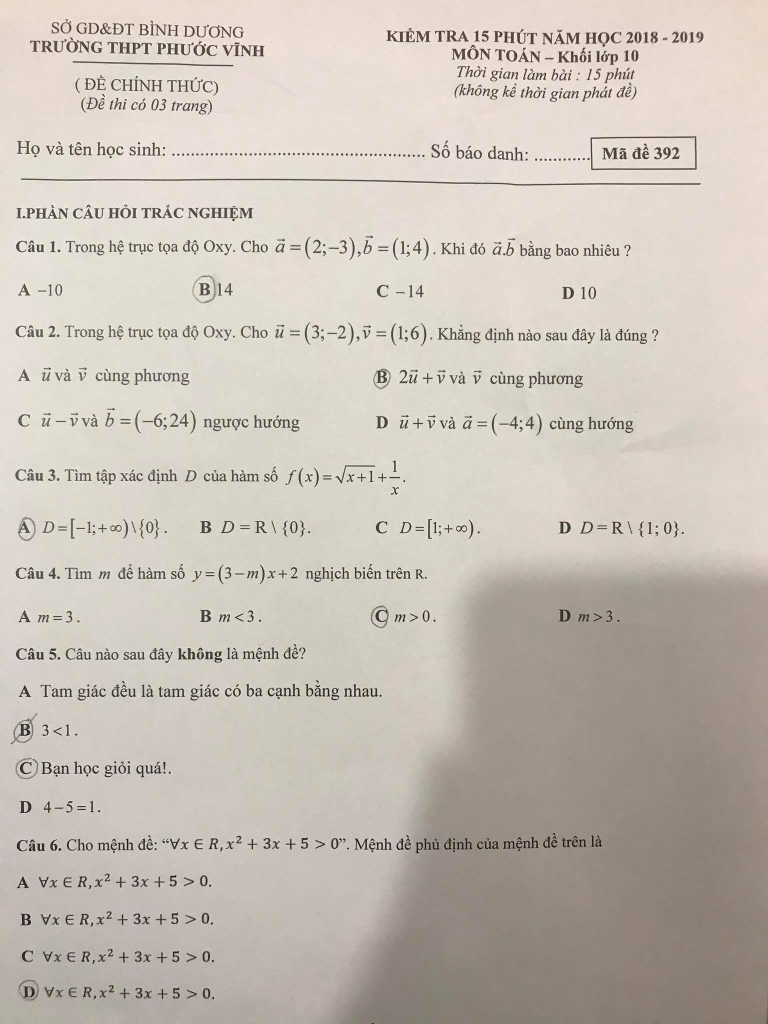
#> input picture exam1.png, 1536 x 2048 px (shown at 1/2 size)
$ jupyter execute --allow-errors autograding.ipynb   (shell and % lines are left out)
#> lines starting #> are read from the running program, lines starting #| are printed output that depends on the picture; after the words box and inside, x2 and y2 are one past the last pixel; in counts of white or black regions, pixels touching at a corner belong together
### utils.py
from scipy.ndimage.morphology import binary_fill_holes
import cv2
import numpy as np
import matplotlib.pyplot as plt
import math

# [4 lines left out: function blur_image, not called in this run]

def binary_convert(img):
    binary = cv2.adaptiveThreshold(img,255,cv2.ADAPTIVE_THRESH_GAUSSIAN_C,\
            cv2.THRESH_BINARY,31,7)
    plt.imshow(binary, cmap='gray')
    return binary


def opening(img, kernel_size):
    kernel = cv2.getStructuringElement(cv2.MORPH_RECT, kernel_size)
    opening = cv2.morphologyEx(img, cv2.MORPH_OPEN, kernel)
    plt.imshow(opening, cmap='gray')
    return opening

def closing(img, kernel_size):
    kernel = cv2.getStructuringElement(cv2.MORPH_RECT, kernel_size)
    closing = cv2.morphologyEx(img, cv2.MORPH_CLOSE, kernel)
    plt.imshow(closing, cmap='gray')
    return closing

def fill_holes(img):
    clean_image = binary_fill_holes(img)
    clean_image = np.float32(clean_image)
    plt.imshow(clean_image, cmap='gray')
    return clean_image

def find_contours(img):
    contours, _ = cv2.findContours(img.astype(np.uint8),
                                  cv2.RETR_EXTERNAL,
                                  cv2.CHAIN_APPROX_NONE)
    return contours


def detect_circle(img, contours, round_thresh, area_thresh):

    plt.imshow(img.astype(np.uint8), cmap='gray')
    centers = []

    for ind, contour in enumerate(contours):
        # tính chu vi của contour
        perimeter = cv2.arcLength(contour, True)
        # tính diện tích của contour
        area = cv2.contourArea(contour)

        # nếu như chu vi bằng 0 hoặc area nhỏ hơn threshold thì ta đặt ngay góc alpha = 0
        if perimeter == 0 or area < area_thresh:
            alpha = 0
        else:
            alpha = 4 * np.pi * area / (perimeter ** 2)

        # Vẽ vòng tròn đỏ tại tâm của contour thỏa mãn điều kiện là vòng tròn
        if alpha > round_thresh:
            moments = cv2.moments(contour)
            cx = int(moments['m10'] / moments['m00'])
            cy = int(moments['m01'] / moments['m00'])
            centers.append([cx, cy])

            plt.plot(cx, cy, 'ro')

    plt.show()
    return centers

# [8 lines left out: function get_score, not called in this run]

def distance(p1, p2):
    my_dist = math.sqrt(((p1[0] - p2[0]) ** 2) + ((p1[1] - p2[1]) ** 2))
    return my_dist


# [62 lines left out: functions sort_contours, order_points, four_point_transform, find_corner_by_rotated_rect, not called in this run]

### preprocess.py
from utils import *

def preprocess(img):
    binary = binary_convert(img)
    binary = 255 - binary
    binary = cv2.resize(binary, (650, 800))
    return binary

def threshold(binary):
    return cv2.adaptiveThreshold(binary, 255, cv2.ADAPTIVE_THRESH_GAUSSIAN_C, cv2.THRESH_BINARY_INV, 31, 3)

# [13 lines left out: functions findContour, turnning, not called in this run]

### detect_cross.py
from utils import *

def get_frames(img, centers):
    frames = []
    l = 15
    immm = img.astype(np.uint8)

    for i in centers:
        a = []
        for y in range(i[1] - l, i[1] + l):
            row = []
            for x in range(i[0] - l, i[0] + l):
                row.append(immm[y][x])
            a.append(row)
        frames.append(a)

    return frames

def find_max_contour(img):
    # Lấy ra vị trí các contour (contour là 1 chuỗi tọa độ (x_i, y_) các điểm có cùng độ sáng dọc theo biên của 1 object (t đang hiểu là thế))
    contours, _ = cv2.findContours(img.astype(np.uint8),  # pylint: disable=unused-variable
                                   cv2.RETR_EXTERNAL,
                                   cv2.CHAIN_APPROX_NONE)
    num = 0
    maxContour = 0
    maxContourArray = []
    for index, cnt in enumerate(contours):
        num += 1
        sizeOfContour = np.array(cnt).shape[0]
        if sizeOfContour > maxContour:
            maxContour = sizeOfContour
            maxContourArray = cnt
    # Vẽ lại contour lớn nhất
    newArray = np.zeros(img.shape)
    h = img.shape[0]
    w = img.shape[1]
    for i in range(0, h):
        for j in range(0, w):
            for k in maxContourArray:
                if k[0][0] == i and k[0][1] == j:
                    newArray[j][i] = 255
    return newArray


def check_cross(img):
    # Lấy contour lớn nhất
    maxContourArray = find_max_contour(img)
    # Fill contour lớn nhất
    clean_image = binary_fill_holes(maxContourArray)
    clean_image = np.float32(clean_image)
    # Opening để xoá mất gạch
    kernel = cv2.getStructuringElement(cv2.MORPH_RECT, (3, 3))
    opening = cv2.morphologyEx(clean_image, cv2.MORPH_OPEN, kernel)
    # Trừ bản trước và sau opening để xác định gạch
    minus = clean_image - opening
    count = 0
    # Đếm số lượng pixel để xem có bị gạch không, khá lớn là có bị gạch
    h = img.shape[0]
    w = img.shape[1]
    for i in range(0, h):
        for j in range(0, w):
            if minus[j][i] > 0:
                count += 1
    # Chỉnh ngưỡng nếu cần
    if count > 10:
        return True
    return False

def get_circles_no_cross(img, centers):
    frames = get_frames(img, centers)
    circleNoCross = []
    for i in frames:
        if check_cross(np.array(i)) == False:
            circleNoCross.append(i)
    return circleNoCross

### detect_answer.py
import cv2
import numpy as np
from PIL import Image

# [20 lines left out: functions get_frames, convert_list_to_array, not called in this run]

def convert_to_binary_img(img):
    img = cv2.adaptiveThreshold(img, 255, cv2.ADAPTIVE_THRESH_GAUSSIAN_C, \
                                      cv2.THRESH_BINARY, 31, 7)
    return img
def pretreatment_template(img):
    binary = convert_to_binary_img(img)
    binary = 255 - binary
    return binary

def template_matching():
    arrayTemplate = []
    templateA = cv2.imread('exam2_A.png', cv2.IMREAD_GRAYSCALE)
    templateA = pretreatment_template(templateA)
    templateB = cv2.imread('exam2_B.png', cv2.IMREAD_GRAYSCALE)
    templateB = pretreatment_template(templateB)
    templateC = cv2.imread('exam2_C.png', cv2.IMREAD_GRAYSCALE)
    templateC = pretreatment_template(templateC)
    templateD = cv2.imread('exam2_D.png', cv2.IMREAD_GRAYSCALE)
    templateD = pretreatment_template(templateD)

    arrayTemplate.append(templateA)
    arrayTemplate.append(templateB)
    arrayTemplate.append(templateC)
    arrayTemplate.append(templateD)
    return arrayTemplate


def get_answer(choices):
    arrayTemplate = template_matching()
    answers = []
    dem = 0
    for j in range(len(choices)):
        max=0
        k = -1
        for i in range(len(arrayTemplate)):
            choices[j] = convert_to_binary_img(convert_list_to_array(choices[j]))
            result = cv2.matchTemplate(choices[j], arrayTemplate[i], cv2.TM_CCOEFF_NORMED)
            min_val, max_val, min_loc, max_loc = cv2.minMaxLoc(result)
            if max < max_val:
                max = max_val
                k = i
        answers.append(k)
        dem += 1
        check = 0
    answers.reverse()
    return answers

def convert_answer_type(answers):
    converted_answer = []
    for answer in answers:
        if answer == 'A':
            converted_answer.append(0)
        elif answer == 'B':
            converted_answer.append(1)
        elif answer == 'C':
            converted_answer.append(2)
        else:
            converted_answer.append(3)

    return converted_answer

### autograding.ipynb
[cell 1]
import numpy as np
import matplotlib.pyplot as plt
import cv2
import utils
import preprocess
import detect_answer
import detect_cross

[cell 2]
plt.rcParams['figure.figsize'] = [8, 8]

[cell 3]
img = cv2.imread('exam1.png', 0)
plt.imshow(img, cmap='gray')

[cell 4]
binary_img =preprocess.preprocess(img)
#> in binary_convert, `binary = cv2.adaptiveThreshold(img,255,cv2.ADAPTIVE_THRESH_GAUSSIAN_C,..`:
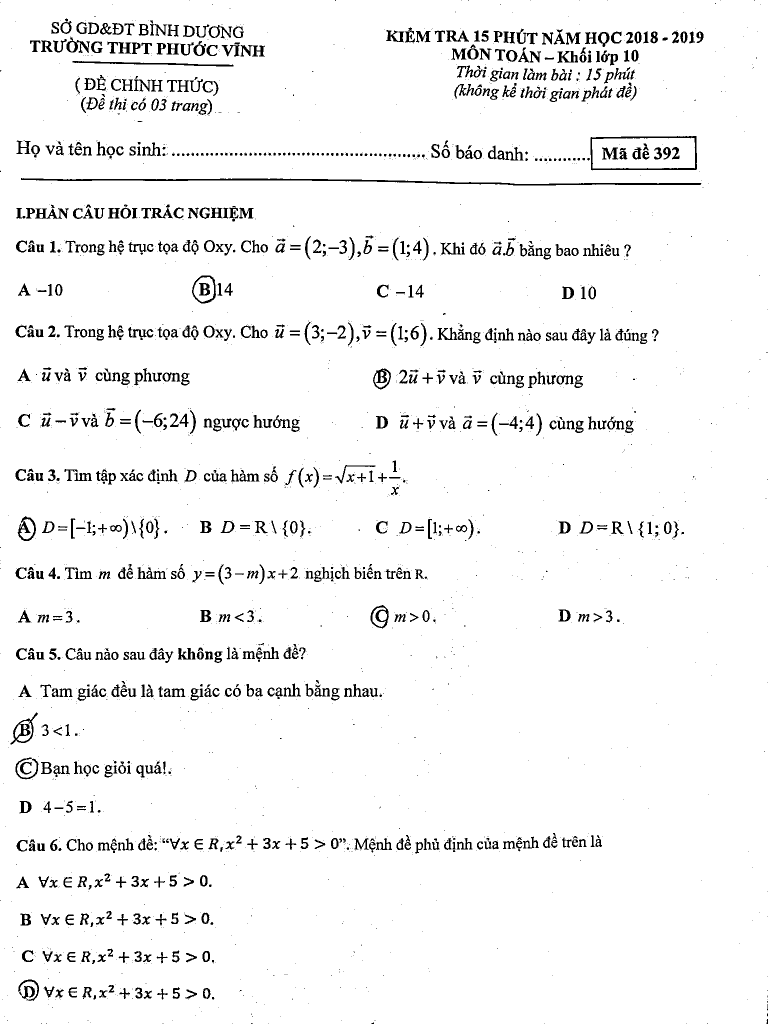
#> binary: shape (2048, 1536) (shown at 1/2 size); 95.6% white; 2526 black regions (1558 under 20 px), largest, box (x1, y1, x2, y2) and area: (42, 356, 1403, 371) 4688, (1181, 272, 1394, 341) 1830, (145, 122, 467, 133) 1084
#> in preprocess, `binary = 255 - binary`:
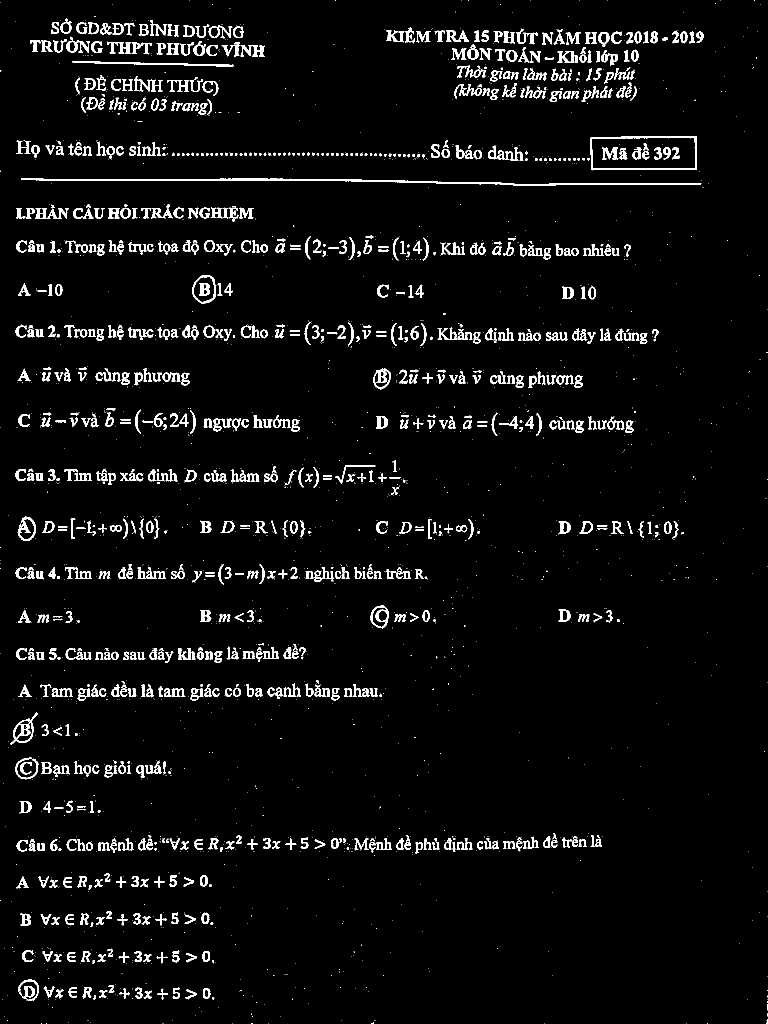
#> binary: shape (2048, 1536) (shown at 1/2 size); 4.4% white; 2526 white regions (1558 under 20 px), largest, box (x1, y1, x2, y2) and area: (42, 356, 1403, 371) 4688, (1181, 272, 1394, 341) 1830, (145, 122, 467, 133) 1084
#> in preprocess, `binary = cv2.resize(binary, (650, 800))`:
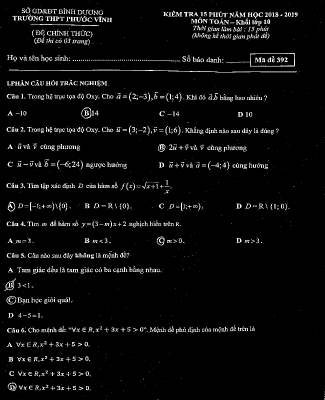
#> binary: shape (800, 650) (shown at 1/2 size); min 0, max 255, mean 11.1

[cell 5]
close = utils.closing(binary_img, (2,2))

[cell 6]
filled = utils.fill_holes(close)

[cell 7]
open = utils.opening(filled, (5,5))
#> in opening, `opening = cv2.morphologyEx(img, cv2.MORPH_OPEN, kernel)`:
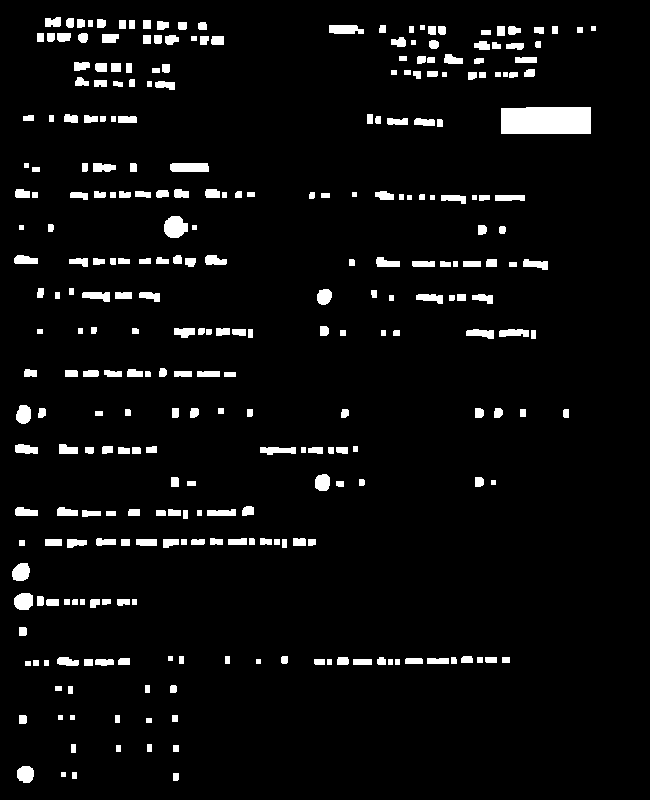
#> opening: shape (800, 650) float32; values 0 (black) and 1 (white), 4.9% white; 297 white regions

[cell 8]
contours = utils.find_contours(open)
#> in find_contours, `contours, _ = cv2.findContours(img.astype(np.uint8), cv2.RETR_EXTERNAL..`: contours = 297 contours, 18 with area under 20; largest, box (x1, y1, x2, y2) and area: (501, 107, 591, 134) 2290, (164, 216, 188, 238) 372, (170, 163, 209, 172) 298, (14, 593, 33, 610) 247, (12, 563, 30, 581) 234

[cell 9]
circle_centers = utils.detect_circle(binary_img, contours, 0.7, 135)
#> the loop in detect_circle, `for ind, contour in enumerate(contours):` made 297 passes
#> (perimeter, area, alpha, cx, cy) on passes 4, 55, 56, 91: (55.8, 213, 0.86, 25, 773), (59.8, 247, 0.868, 23, 600), (59.21, 233.5, 0.837, 20, 571), (52.38, 194.5, 0.891, 322, 482)
#> after the loop in detect_circle, `for ind, contour in enumerate(contours):`: centers = [[25, 773], [23, 600], [20, 571], [322, 482], [23, 414], [323, 296], [174, 226]]
#> in detect_circle, `plt.show()`:
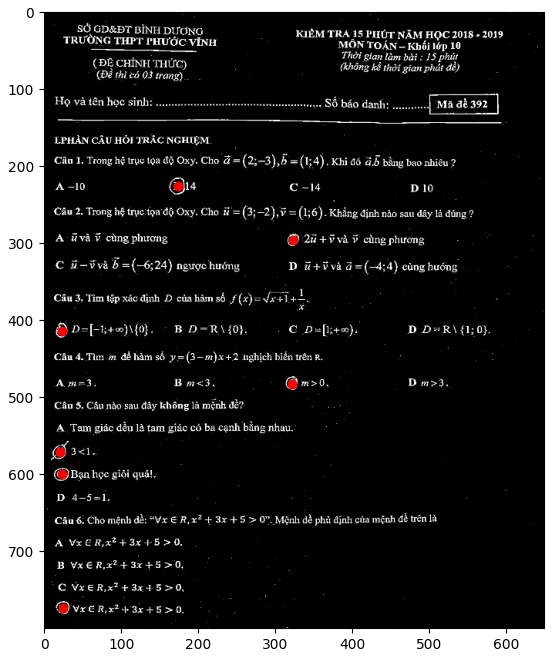
#> figure drawn by matplotlib, 1 panel
#> circle_centers has the same summary as centers in detect_circle
circle_centers
#> Out has the same summary as centers in detect_circle

[cell 10]
choices = detect_cross.get_circles_no_cross(close, circle_centers)
#> the loop in get_frames, `for i in centers:` made 7 passes
#> after the loop in get_frames, `for i in centers:`: frames = 7 items
#> the loop in get_circles_no_cross, `for i in frames:` made 7 passes
#> pass 1, in check_cross, `clean_image = binary_fill_holes(maxContourArray)`:
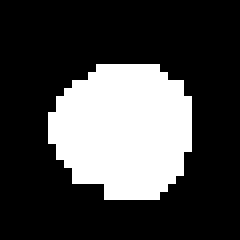
#> clean_image: shape (30, 30) bool (shown 8 times larger); 27% white; 1 white region, box (x1, y1, x2, y2) and area: (6, 8, 24, 25) 243
#> after the loop in get_circles_no_cross, `for i in frames:`: circleNoCross = 6 items
#> choices = 6 items
plt.imshow(choices[3], cmap='gray')
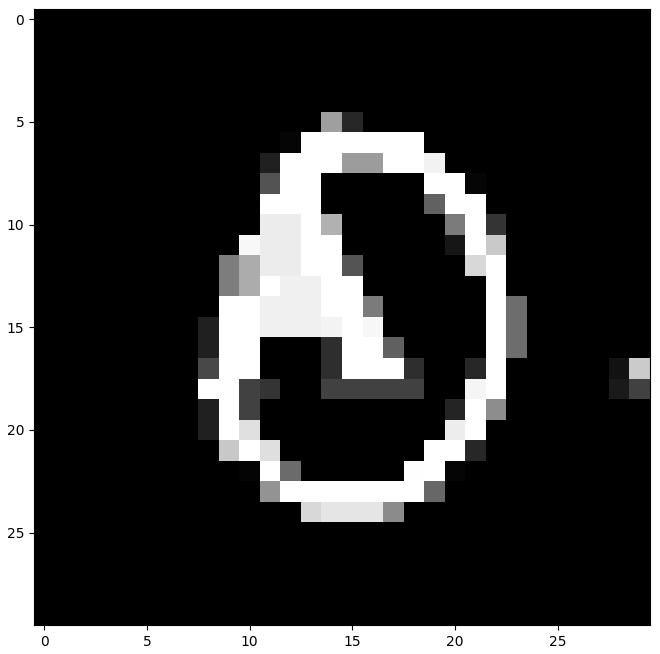
#> figure drawn by matplotlib, 1 panel

#> (a cell that did not finish here is left out)

[cell 12]
right_answers = ['B', 'B', 'A', 'A', 'A', 'C']
right_answers = detect_answer.convert_answer_type(right_answers)
right_answers

#> (a cell that did not finish here is left out)
